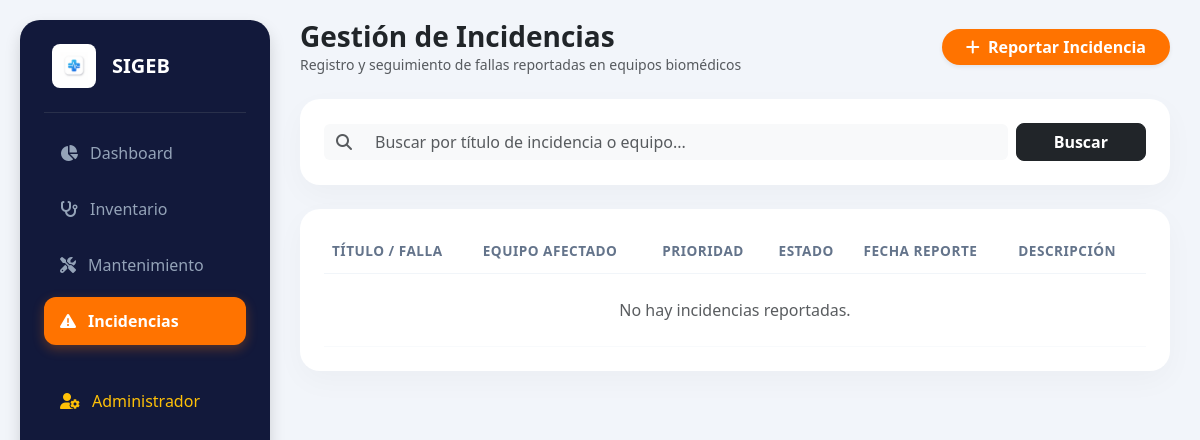
The page /incidencias/ on the database as committed earlier.
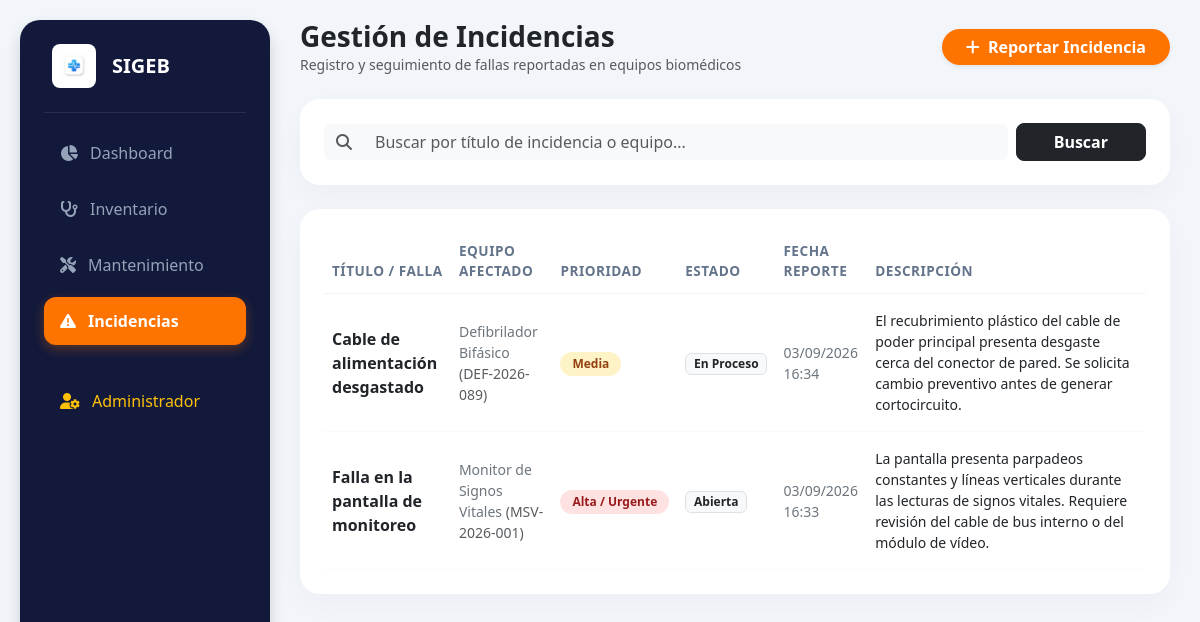
The same page on the database as committed later.
### equipos/models.py (models this page shows, shortened)
class Incidencia(models.Model):
    PRIORIDAD_CHOICES = [
        ('baja', 'Baja'),
        ('media', 'Media'),
        ('alta', 'Alta / Urgente'),
    ]
    ESTADO_CHOICES = [
        ('abierta', 'Abierta'),
        ('en_proceso', 'En Proceso'),
        ('resuelta', 'Resuelta'),
    ]
    equipo = models.ForeignKey(EquipoMedico, on_delete=models.CASCADE, related_name='incidencias')
    titulo = models.CharField(max_length=150, verbose_name="Título de la Incidencia")
    descripcion = models.TextField(verbose_name="Descripción de la Falla")
    prioridad = models.CharField(max_length=20, choices=PRIORIDAD_CHOICES, default='media')
    estado = models.CharField(max_length=20, choices=ESTADO_CHOICES, default='abierta')
    fecha_reporte = models.DateTimeField(auto_now_add=True)

class EquipoMedico(models.Model):
    nombre = models.CharField(max_length=100, verbose_name="Nombre del Equipo")
    marca = models.CharField(max_length=50)
    modelo = models.CharField(max_length=50)
    numero_serie = models.CharField(max_length=50, unique=True, verbose_name="Número de Serie")
    registro_invima = models.CharField(max_length=50, verbose_name="Registro INVIMA")
    ubicacion = models.CharField(max_length=100, help_text="Ej: Consultorio 1, Sala de Procedimientos")
    fecha_ultimo_mantenimiento = models.DateField(verbose_name="Último Mantenimiento")
    fecha_proximo_mantenimiento = models.DateField(verbose_name="Próximo Mantenimiento")
    imagen = models.ImageField(upload_to='equipos/', blank=True, null=True, verbose_name="Fotografía del Equipo")
    class Meta:
        verbose_name = "Equipo Médico"
        verbose_name_plural = "Equipos Médicos"

### equipos/views.py (the view)
# urls.py: path('incidencias/', views.incidencias, name='incidencias'),
def incidencias(request):
    busqueda = request.GET.get('q', '')
    if busqueda:
        lista_incidencias = Incidencia.objects.select_related('equipo').filter(
            Q(titulo__icontains=busqueda) |
            Q(equipo__nombre__icontains=busqueda)
        ).order_by('-fecha_reporte')
    else:
        lista_incidencias = Incidencia.objects.select_related('equipo').all().order_by('-fecha_reporte')
    return render(request, 'equipos/incidencias.html', {
        'incidencias': lista_incidencias,
        'busqueda': busqueda
    })

### equipos/templates/equipos/incidencias.html (shortened to what this page needs)
{% load static %}
<!DOCTYPE html>
<html lang="es">
<head>
    <link href="https://cdn.jsdelivr.net/npm/bootstrap@5.3.0/dist/css/bootstrap.min.css" rel="stylesheet">
    <link rel="stylesheet" href="https://cdnjs.cloudflare.com/ajax/libs/font-awesome/6.4.0/css/all.min.css">
</head>
<body>
    <div class="sidebar shadow">
        <div class="d-flex align-items-center gap-3 px-2 mb-4">
            <div class="bg-white p-2 rounded-3">
                <img src="{% static 'icon-equipos-medicos.png' %}" width="28" alt="Logo">
            </div>
            <h5 class="mb-0 fw-bold fs-5 text-white">SIGEB</h5>
        </div>
        <hr class="border-secondary opacity-25">
        <div class="d-flex flex-column gap-2 mt-3">
            <a href="{% url 'lista_equipos' %}" class="nav-link-custom"><i class="fa-solid fa-chart-pie"></i> Dashboard</a>
            <a href="{% url 'inventario' %}" class="nav-link-custom"><i class="fa-solid fa-stethoscope"></i> Inventario</a>
            <a href="{% url 'mantenimientos' %}" class="nav-link-custom"><i class="fa-solid fa-screwdriver-wrench"></i> Mantenimiento</a>
            <a href="{% url 'incidencias' %}" class="nav-link-custom active"><i class="fa-solid fa-triangle-exclamation"></i> Incidencias</a>
            <a href="/admin/" class="nav-link-custom mt-4 text-warning"><i class="fa-solid fa-user-gear"></i> Administrador</a>
        </div>
    </div>
    <div class="main-content">
        <div class="d-flex justify-content-between align-items-center mb-4">
            <div>
                <h3 class="fw-bold mb-0 text-dark">Gestión de Incidencias</h3>
                <p class="text-muted small mb-0">Registro y seguimiento de fallas reportadas en equipos biomédicos</p>
            </div>
            <a href="{% url 'crear_incidencia' %}" class="btn btn-warning text-white rounded-pill px-4 fw-semibold shadow-sm" style="background-color: var(--accent-orange); border:none;">
                <i class="fa-solid fa-plus me-1"></i> Reportar Incidencia
            </a>
        </div>
        <div class="custom-card mb-4">
            <form method="GET" class="row g-2 align-items-center">
                <div class="col-md-10">
                    <div class="input-group">
                        <span class="input-group-text bg-light border-0"><i class="fa-solid fa-magnifying-glass text-muted"></i></span>
                        <input type="text" name="q" value="{{ busqueda }}" class="form-control bg-light border-0" placeholder="Buscar por título de incidencia o equipo...">
                    </div>
                </div>
                <div class="col-md-2 d-grid">
                    <button type="submit" class="btn btn-dark rounded-3 fw-semibold">Buscar</button>
                </div>
            </form>
        </div>
        <div class="custom-card">
            <div class="table-responsive">
                <table class="table table-custom align-middle mb-0">
                    <thead>
                        <tr>
                            <th>Título / Falla</th>
                            <th>Equipo Afectado</th>
                            <th>Prioridad</th>
                            <th>Estado</th>
                            <th>Fecha Reporte</th>
                            <th>Descripción</th>
                        </tr>
                    </thead>
                    <tbody>
                        {% for inc in incidencias %}
                        <tr>
                            <td><span class="fw-bold text-dark">{{ inc.titulo }}</span></td>
                            <td class="text-secondary small">{{ inc.equipo.nombre }} <span class="text-muted">({{ inc.equipo.numero_serie }})</span></td>
                            <td>
                                {% if inc.prioridad == 'alta' %}
                                    <span class="badge badge-pill-custom badge-prio-alta">Alta / Urgente</span>
                                {% elif inc.prioridad == 'media' %}
                                    <span class="badge badge-pill-custom badge-prio-media">Media</span>
                                {% else %}
                                    <span class="badge badge-pill-custom badge-prio-baja">Baja</span>
                                {% endif %}
                            </td>
                            <td><span class="badge bg-light text-dark border">{{ inc.get_estado_display }}</span></td>
                            <td class="text-secondary small">{{ inc.fecha_reporte|date:"d/m/Y H:i" }}</td>
                            <td class="text-dark small align-top" style="min-width: 250px; white-space: normal; word-break: break-word;">
                                {{ inc.descripcion }}
                            </td>
                        </tr>
                        {% empty %}
                        <tr>
                            <td colspan="6" class="text-center py-4 text-muted">No hay incidencias reportadas.</td>
                        </tr>
                        {% endfor %}
                    </tbody>
                </table>
            </div>
        </div>
    </div>
</body>
</html>

### equipos/templates/equipos/incidencias.html (style rules this page uses)
:root { --bg-canvas: #f2f5fa; --primary-dark: #12193b; --accent-orange: #ff7300; --card-shadow: 0 10px 30px rgba(0, 0, 0, 0.03); }
body { background-color: var(--bg-canvas); font-family: 'Segoe UI', system-ui, -apple-system, sans-serif; color: #334155; min-height: 100vh; }
.sidebar { width: 250px; background-color: var(--primary-dark); border-radius: 20px; position: fixed; top: 20px; bottom: 20px; left: 20px; padding: 24px; z-index: 1000; }
.nav-link-custom { color: #94a3b8; border-radius: 12px; padding: 12px 16px; text-decoration: none; display: flex; align-items: center; gap: 12px; font-weight: 500; transition: all 0.2s ease; }
.nav-link-custom.active { color: #ffffff; background-color: var(--accent-orange); font-weight: 600; box-shadow: 0 4px 12px rgba(255, 115, 0, 0.3); }
.main-content { margin-left: 290px; padding: 20px 30px 40px 10px; }
.custom-card { background-color: #ffffff; border-radius: 20px; border: none; box-shadow: var(--card-shadow); padding: 24px; }
.table-custom th { color: #64748b; font-weight: 600; font-size: 0.85rem; text-transform: uppercase; letter-spacing: 0.5px; border-bottom: 1px solid #f1f5f9; padding-bottom: 12px; }
.table-custom td { padding: 16px 8px; border-bottom: 1px solid #f8fafc; }
.badge-prio-alta { background-color: #fee2e2; color: #991b1b; }
.badge-prio-media { background-color: #fef3c7; color: #92400e; }
.badge-pill-custom { padding: 6px 12px; border-radius: 30px; font-weight: 600; font-size: 0.75rem; }

Rows that differ between the two databases and show on the page:
added Incidencia: titulo "Cable de alimentación desgastado", equipo.nombre "Defibrilador Bifásico", equipo.numero_serie "DEF-2026-089", prioridad "Media", estado "En Proceso", fecha_reporte "03/09/2026 16:34", descripcion "El recubrimiento plástico del cable de poder principal presenta desgaste cerca del conector de pared. Se solicita cambio preventivo antes de generar cortocircuito."
added Incidencia: titulo "Falla en la pantalla de monitoreo", equipo.nombre "Monitor de Signos Vitales", equipo.numero_serie "MSV-2026-001", prioridad "Alta / Urgente", estado "Abierta", fecha_reporte "03/09/2026 16:33", descripcion "La pantalla presenta parpadeos constantes y líneas verticales durante las lecturas de signos vitales. Requiere revisión del cable de bus interno o del módulo de vídeo."
Other text that changed with them:
text no longer shown: "No hay incidencias reportadas."
